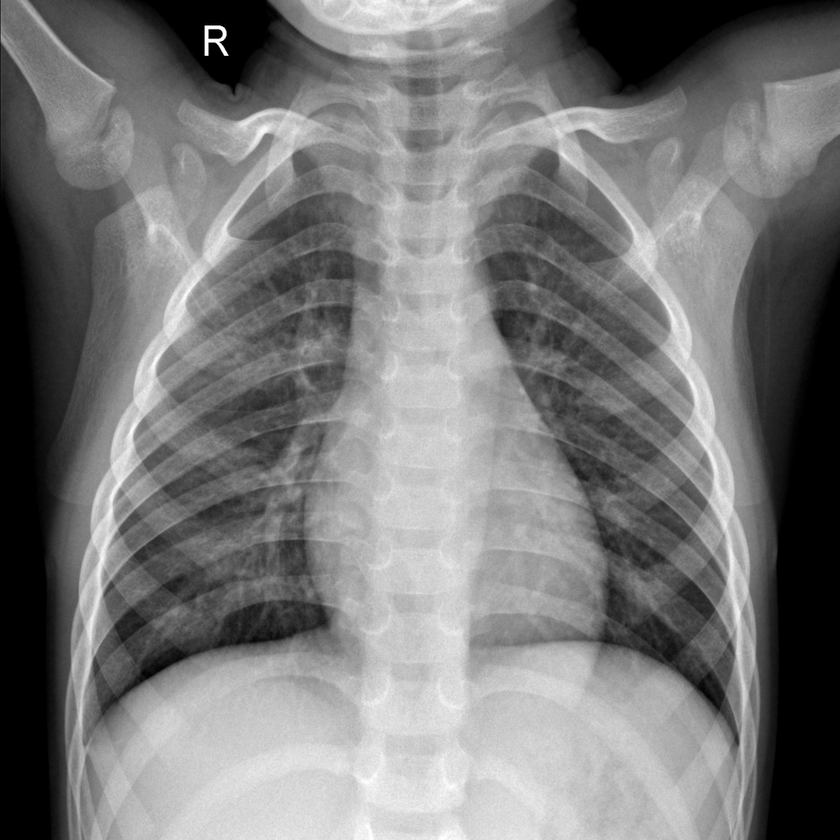
#> input picture COVID-19-c/NORMAL1/NORMAL (11).png, 840 x 840 px, shrunk from 1024 x 1024 before the run; its folder holds only this picture in this run
$ python plot_dimension_lines.py
#> lines starting #> are read from the running program, lines starting #| are printed output that depends on the picture; after the words box and inside, x2 and y2 are one past the last pixel; in counts of white or black regions, pixels touching at a corner belong together
import glob
import cv2
import numpy as np
import pandas as pd
import matplotlib.pyplot as plt
import time

start_time = time.time()
#data = np.empty(shape=[0, 2916], dtype=int)


#存储处理后的图像
normal = []
viral_pneumonia = []
covid_19 = []

min_value, max_value, steps = 100, 160, 10
Threshold = [x for x in range(min_value, max_value, steps)]

# [16 lines left out: function whole_historgram, not called in this run]

def binary_image(image, data):
    """

    :param image:
    :param data:
    :return:
    """
    for i in Threshold:
        # [5 lines of commented-out code are left out]
        ret, b_img = cv2.threshold(image, i, 255, cv2.THRESH_BINARY)
        data.append(b_img)

    return data

def display_image(img):
    """

    :param img:inpt image
    :return:
    """
    plt.figure(figsize=(12, 12))
    plt.imshow(img, cmap="gray")
    #plt.imshow(img, cmap="gray", interpolation="bicubic")
    #plt.xticks([]), plt.yticks([])
    plt.yticks(size=15)  # 设置纵坐标字体信息
    plt.xticks(size=15)
    plt.axis('on')
    plt.show()
    #cv2.imshow("image", img)
    #cv2.waitKey(0)

def convertjpg(pngfile, data):

#> called with pngfile = 'COVID-19-c/NORMAL1/NORMAL (11).png'
    print("pngfile:", pngfile)
    img = cv2.imread(pngfile, cv2.IMREAD_GRAYSCALE) #读取为灰度图,
#> img is the input picture: shape (840, 840); min 0, max 255, mean 120.3
    #因为opencv读取图片方式和matplot不一样，所以显示结果不同，所以不再显示原图，直接显示灰度图和二值图像
    #img = cv2.imread(pngfile) #读取为灰度图,
    #data.append(img) #添加原图
    #gray_img = cv2.cvtColor(img, cv2.COLOR_BGR2GRAY)
    display_image(img)
    data.append(img)
    new_data = binary_image(img, data)
#> the loop in binary_image, `for i in Threshold: #img1 = [] #img1.append(image1) #for i in Threshol..` made 6 passes
#> pass 1, in binary_image, `ret, b_img = cv2.threshold(image, i, 255, cv2.THRESH_BINARY)`:
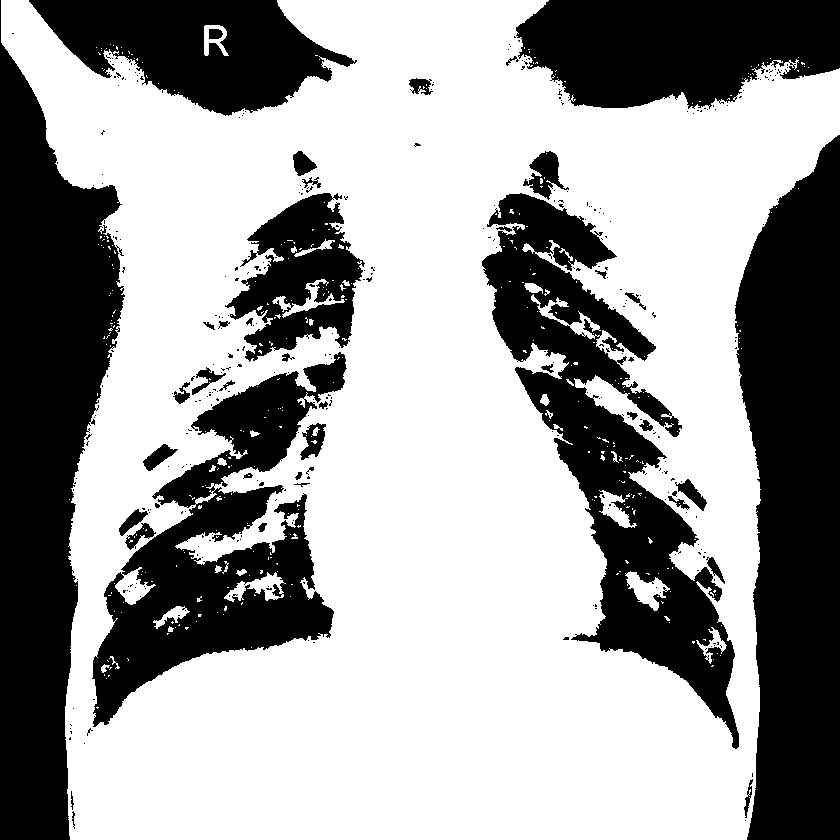
#> b_img: shape (840, 840); 62% white; 362 black regions (319 under 20 px), largest, box (x1, y1, x2, y2) and area: (0, 0, 125, 840) 61926, (735, 135, 840, 840) 57720, (482, 193, 739, 749) 43601
#> pass 2, in binary_image, `ret, b_img = cv2.threshold(image, i, 255, cv2.THRESH_BINARY)`:
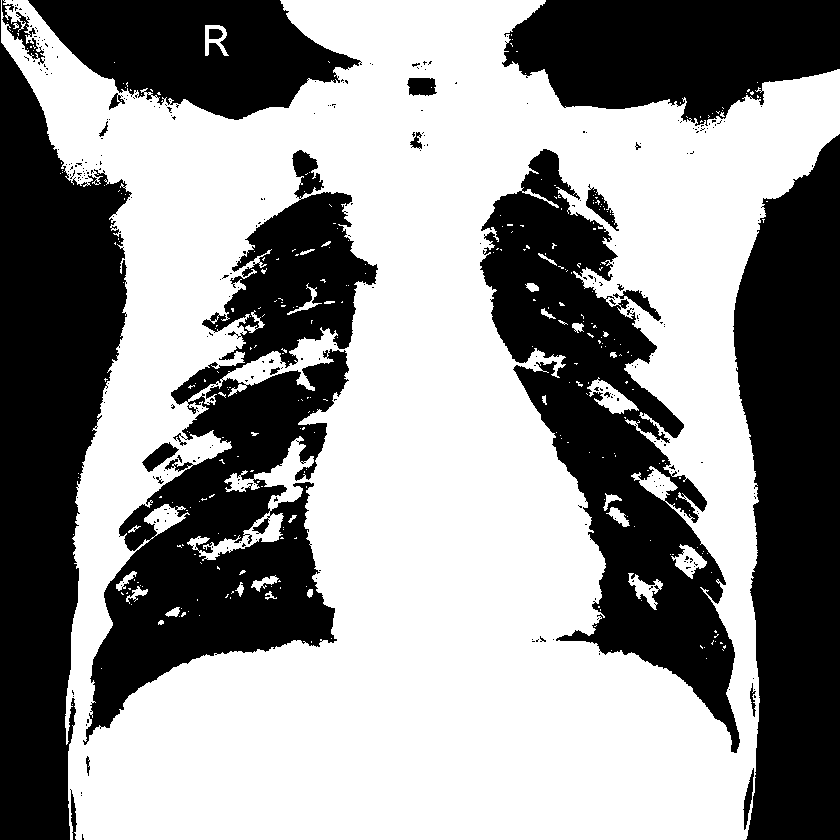
#> b_img: shape (840, 840); 57.3% white; 311 black regions (287 under 20 px), largest, box (x1, y1, x2, y2) and area: (0, 0, 132, 840) 64975, (83, 150, 378, 745) 62938, (733, 134, 840, 840) 58977
#> pass 3, in binary_image, `ret, b_img = cv2.threshold(image, i, 255, cv2.THRESH_BINARY)`:
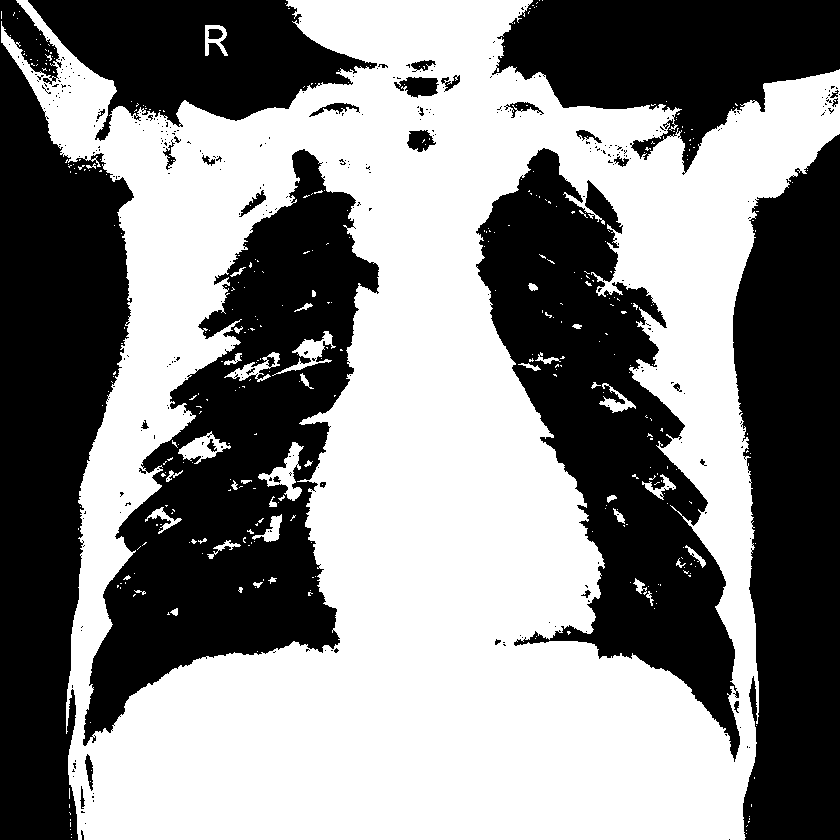
#> b_img: shape (840, 840); 52.8% white; 347 black regions (311 under 20 px), largest, box (x1, y1, x2, y2) and area: (83, 149, 379, 746) 73386, (0, 0, 134, 840) 70426, (476, 148, 740, 762) 63376
#> after the loop in binary_image, `for i in Threshold:`: data = 7 items
#> new_data = 7 items

    return new_data

def draw_graph(data, count):
    plt.figure(figsize=(15, 12))
    for i in range(len(data)):
        #print("i:", i)
        #plt.annotate('covid-19', xy=(0, 0), xytext=(1, 1))
        plt.subplot(count, len(data)/count0, i+1)
        plt.imshow(data[i], "gray") #这是因为我们还是直接使用plt显示图像，它默认使用三通道显示图像，需要我们在可视化函数里多指定一个参数

        """
        plt.yticks(fontproperties='Times New Roman', size=20)  # 设置纵坐标字体信息
        plt.ylabel("Number of blocks", fontsize=20)
        """
        #设置x轴刻度显示值
        #参数一：中点坐标
        #参数二：显示值
        """
        plt.xticks([], fontproperties='Times New Roman', size=20)
        plt.xlabel("Block size", fontsize=20)
        """
        plt.xticks([])
        plt.yticks([])
    plt.show()


def fractal_dimension(Z, threshold):
    # Only for 2d image
    assert(len(Z.shape) == 2) #assert ： 判断语句，如果是二维图像就执行，不是的话，直接报错，不再执行

    # From https://github.com/rougier/numpy-100 (#87)
    def boxcount(Z, k):
        #axis=0, 按列计算， 1：按行计算
        S = np.add.reduceat(
            np.add.reduceat(Z, np.arange(0, Z.shape[0], k), axis=0),
                               np.arange(0, Z.shape[1], k), axis=1)

        # We count non-empty (0) and non-full boxes (k*k)
        return len(np.where((S > 0) & (S < k*k))[0])

    # Transform Z into a binary array
    Z = (Z < threshold)

    # Minimal dimension of image
    p = min(Z.shape)

    # Greatest power of 2 less than or equal to p
    n = 2**np.floor(np.log(p)/np.log(2))

    # Extract the exponent
    n = int(np.log(n)/np.log(2))

    # Build successive box sizes (from 2**n down to 2**1)
    sizes = 2**np.arange(n, 1, -1)

    # Actual box counting with decreasing size
    counts = []
    for size in sizes:
        counts.append(boxcount(Z, size))

    # Fit the successive log(sizes) with log (counts)
    coeffs = np.polyfit(np.log(sizes), np.log(counts), 1)
    return -coeffs[0]

def get_line_chart_data(data, count):
    gray_img = []
    for n in range(len(data)):
        if n % (len(data) / count) == 0:
            gray_img.append(data[n])
    print("len_gry:", len(gray_img))
    l = []
    for j in range(len(gray_img)):
        x = []
        for i in Threshold:
            y = fractal_dimension(gray_img[j], i)
            x.append(y)
        l.append(x)

    return l
#读取图片数据，转化为矩阵
count0 = 0
for pngfile in glob.glob(r"C:/Users/Arvin Yan/Desktop/COVID-19-c/NORMAL1/*.png"):
    normal = convertjpg(pngfile, normal)
#> normal = 7 items
    count0 += 1
    if count0 == 4:
        break
print(len(normal))
#| 7


"""
count1 = 0
for pngfile in glob.glob(r"C:/Users/Arvin Yan/Desktop/COVID-19-c/Viral Pneumonia/*.png"):
    viral_pneumonia = convertjpg(pngfile, viral_pneumonia)
    count1 += 1
    if count1 == 6:
        break
print(len(viral_pneumonia))
"""

count2 = 0
for pngfile in glob.glob(r"C:/Users/Yan/Desktop/COVID-19-c/COVID-192/*.png"):
    covid_19 = convertjpg(pngfile, covid_19)
    count2 += 1
    if count2 == 4:
        break
print(len(covid_19))

"""
#画灰度像素直方图
whole_historgram(normal, count0)
#whole_historgram(viral_pneumonia, count1)
whole_historgram(covid_19, count2)
"""

#显示不同阈值的二值图像
draw_graph(normal, count0)
#> the loop in draw_graph, `for i in range(len(data)): #print("i:", i) #plt.annotate('covid-19', x..` made 7 passes
#> in draw_graph, `plt.show()`:
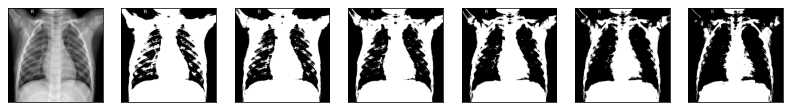
#> figure drawn by matplotlib, 7 panels
#draw_graph(viral_pneumonia, count1)
draw_graph(covid_19, count2)


#获取维度折线图数据
print("len:", len(normal))
#| len: 7
D = get_line_chart_data(normal, count0)
#> the loop in get_line_chart_data, `for n in range(len(data)):` made 7 passes
#> after the loop in get_line_chart_data, `for n in range(len(data)):`: gray_img = 1 item
#| len_gry: 1
#> the loop in get_line_chart_data, `for j in range(len(gray_img)):` made 1 pass
#> pass 1, in fractal_dimension, `Z = (Z < threshold)`:
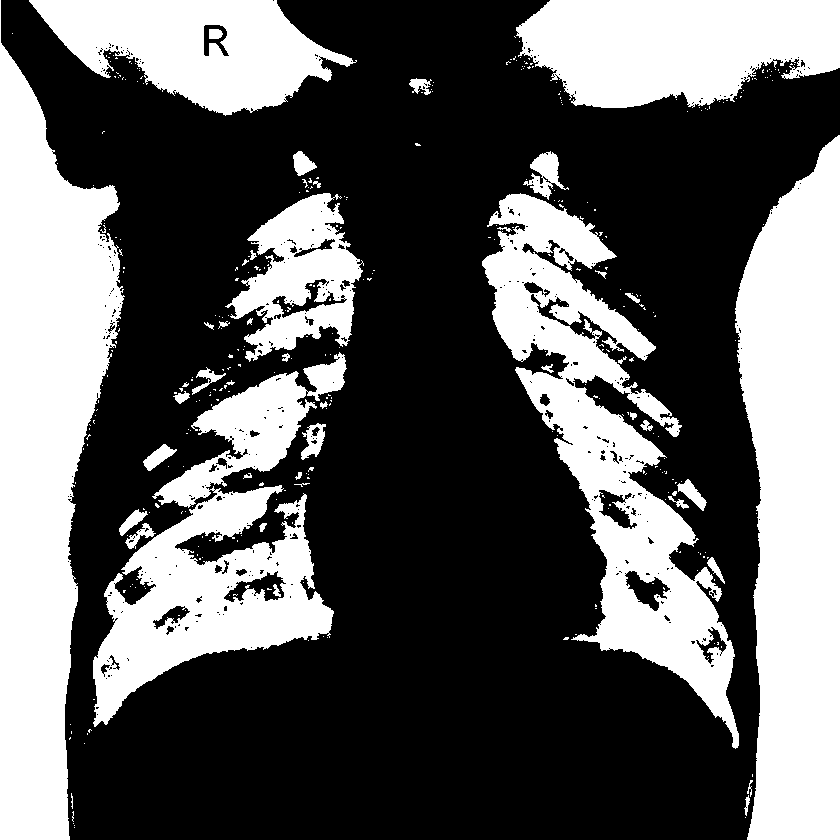
#> Z: shape (840, 840) bool; 37.5% white; 369 white regions (325 under 20 px), largest, box (x1, y1, x2, y2) and area: (0, 0, 125, 840) 61580, (735, 135, 840, 840) 57611, (482, 193, 739, 749) 42801
#> pass 1, in boxcount (call 6), `S = np.add.reduceat( np.add.reduceat(Z, np.arange(0, Z.shape[0], k), a..`:
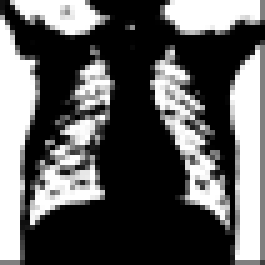
#> S: shape (53, 53) int64 (shown 5 times larger); min 0, max 256, mean 94.2; drawn with min black and max white
#> pass 1, in boxcount (call 7), `S = np.add.reduceat( np.add.reduceat(Z, np.arange(0, Z.shape[0], k), a..`:
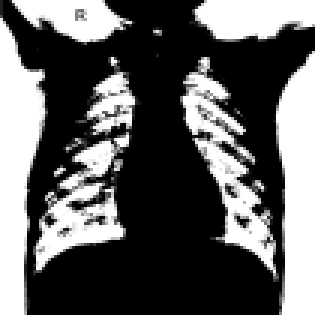
#> S: shape (105, 105) int64 (shown 3 times larger); min 0, max 64, mean 24; drawn with min black and max white
#> after the loop in get_line_chart_data, `for j in range(len(gray_img)):`: l = [[1.42, 1.41, 1.41, 1.41, 1.42, 1.42]]
#> D = [[1.42, 1.41, 1.41, 1.41, 1.42, 1.42]]
#D1 = get_line_chart_data(viral_pneumonia, count1)
D2 = get_line_chart_data(covid_19, count2)
#| len_gry: 0
#> D2 = []

#画维度折线图
plt.figure("Fractal Demension", figsize=(15, 12))

"""
plt.plot(Threshold, D[0], color="#00ff00", label="normal1")
plt.plot(Threshold, D[1], color="#00ff5f", label="normal2")
plt.plot(Threshold, D[2], color="#00ff87", label="normal3")
plt.plot(Threshold, D[3], color="#00ffaf", label="normal4")
"""

plt.plot(Threshold, D[0], "o-", color="#ff0000", label="N1")
#> (the run stopped early here; a loop or call above may not have finished)

$ run again, on COVID-19-c/NORMAL1/NORMAL (42).png
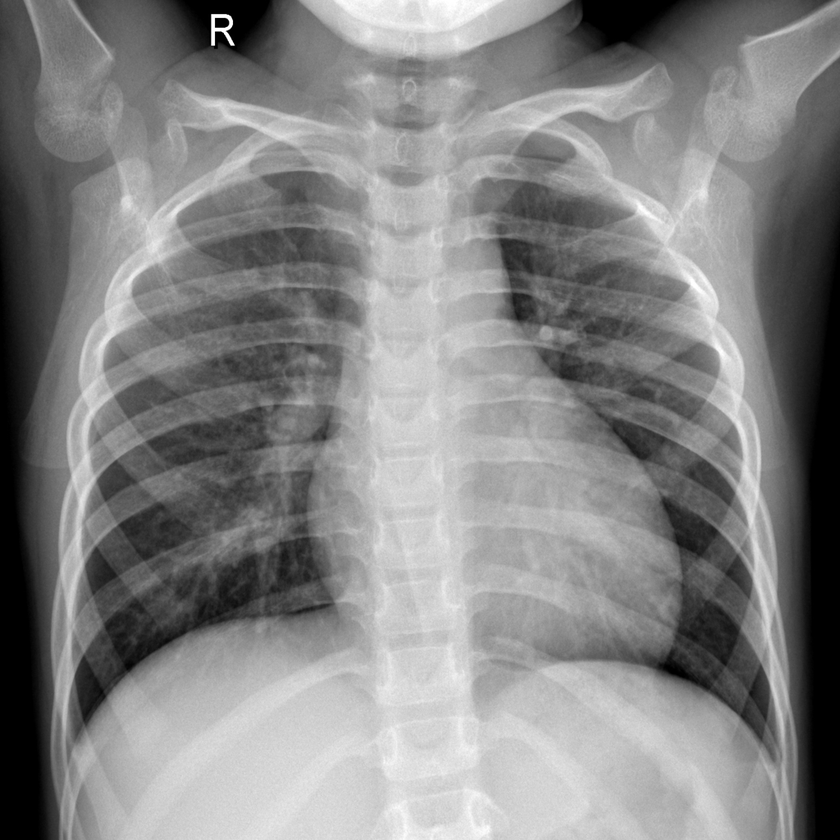
#> input picture COVID-19-c/NORMAL1/NORMAL (42).png, 840 x 840 px, shrunk from 1024 x 1024 before the run
#> in convertjpg, img is the input picture: shape (840, 840); min 0, max 255, mean 131.7
#> the loop in binary_image, `for i in Threshold: #img1 = [] #img1.append(image1) #for i in Threshol..` made 6 passes
#> pass 1, in binary_image, `ret, b_img = cv2.threshold(image, i, 255, cv2.THRESH_BINARY)`:
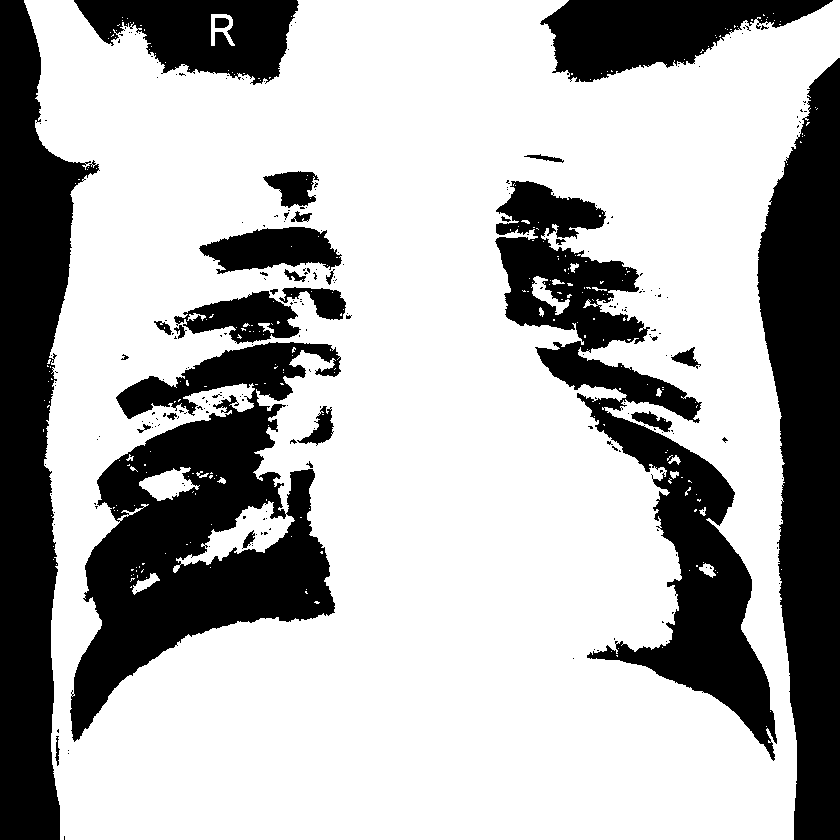
#> b_img: shape (840, 840); 69.2% white; 237 black regions (207 under 20 px), largest, box (x1, y1, x2, y2) and area: (70, 342, 341, 742) 48936, (0, 0, 100, 840) 45035, (757, 58, 840, 840) 44186
#> after the loop in binary_image, `for i in Threshold:`: data = 7 items
#| 7
#> the loop in draw_graph, `for i in range(len(data)): #print("i:", i) #plt.annotate('covid-19', x..` made 7 passes
#| len: 7
#> the loop in get_line_chart_data, `for n in range(len(data)):` made 7 passes
#> after the loop in get_line_chart_data, `for n in range(len(data)):`: gray_img = 1 item
#| len_gry: 1
#> the loop in get_line_chart_data, `for j in range(len(gray_img)):` made 1 pass
#> pass 1, in boxcount (call 7), `S = np.add.reduceat( np.add.reduceat(Z, np.arange(0, Z.shape[0], k), a..`:
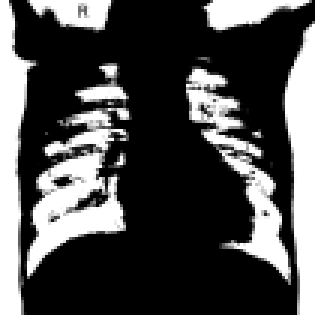
#> S: shape (105, 105) int64 (shown 3 times larger); min 0, max 64, mean 19.4; drawn with min black and max white
#> after the loop in get_line_chart_data, `for j in range(len(gray_img)):`: l = [[1.38, 1.39, 1.41, 1.42, 1.4, 1.39]]
#| len_gry: 0
#> D2 = []
